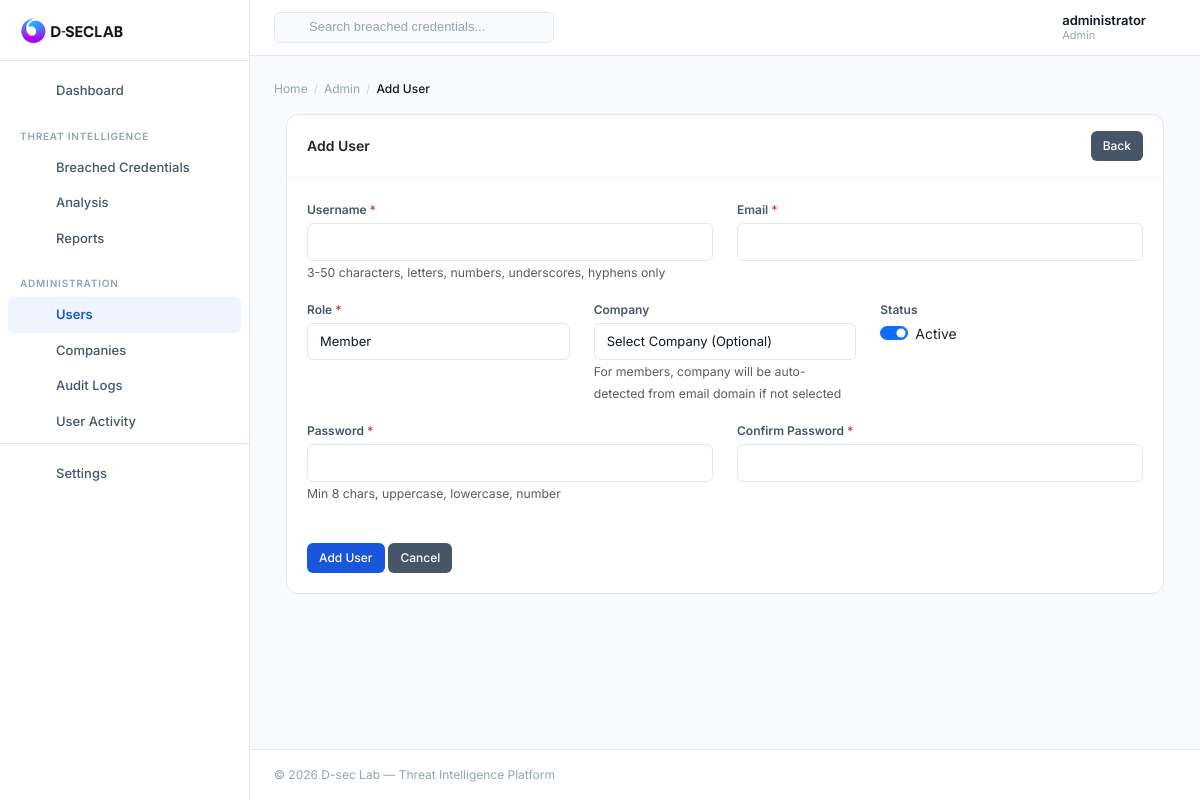
Page /admin/users/add (signed in) on the committed database.
### cuba/models.py (models this page shows, shortened)
class User(db.Model, UserMixin):
    id = db.Column(db.Integer, primary_key=True)
    username = db.Column(db.String(50), unique=True, nullable=False)
    email = db.Column(db.String(255), unique=True, nullable=False)
    password = db.Column(db.String(255), nullable=False)
    role = db.Column(db.String(20), default='member', nullable=False)
    isAdmin = db.Column(db.Boolean, default=False)
    company_id = db.Column(db.Integer, db.ForeignKey('company.id'), nullable=True)
    is_active = db.Column(db.Boolean, default=True)
    last_login = db.Column(db.DateTime, nullable=True)
    created_at = db.Column(db.DateTime, default=utcnow)
    updated_at = db.Column(db.DateTime, default=utcnow, onupdate=utcnow)
    @property
    def is_admin_user(self) -> bool:
        return self.role == 'admin' or self.isAdmin

### cuba/admin_routes.py (the view, shortened to what this page needs)
@admin_bp.route('/admin/users/add', methods=['GET', 'POST'])
@login_required
@admin_required
def add_user():
    companies = Company.query.order_by(Company.name).all()
    breadcrumb = {"parent": "Admin", "child": "Add User"}
    return render_template('admin/user_form.html', companies=companies, breadcrumb=breadcrumb)

### cuba/security.py (called while the page is built)
def admin_required(f):
    @wraps(f)
    def decorated_function(*args, **kwargs):
        if not current_user.is_authenticated:
            flash("Please login to access this page.", "warning")
            return redirect(url_for("auth.login"))
        if not current_user.is_admin_user:
            flash("Access denied. Admin privileges required.", "danger")
            return redirect(url_for("main.indexPage"))
        return f(*args, **kwargs)
    return decorated_function

### cuba/templates/admin/user_form.html (shortened to what this page needs)
{% extends "base.html" %}
{% block content %}
<div class="container-fluid">
  <div class="row">
    <div class="col-12">
      <div class="card">
        <div class="card-header">
          <h5>{% if user %}Edit{% else %}Add{% endif %} User</h5>
          <div class="card-header-right">
            <a href="{{ url_for('admin.user_management') }}" class="btn btn-secondary btn-sm">
               Back
            </a>
          </div>
        </div>
        <div class="card-body">
          <form method="POST" action="{% if user %}{{ url_for('admin.edit_user', user_id=user.id) }}{% else %}{{ url_for('admin.add_user') }}{% endif %}">
            <div class="row">
              <div class="col-md-6">
                <div class="mb-3">
                  <label class="form-label" for="username">Username <span class="text-danger">*</span></label>
                  <input class="form-control" id="username" name="username" type="text"
                         value="{{ user.username if user else '' }}" required
                         pattern="[a-zA-Z0-9_-]+" title="Only letters, numbers, underscores, and hyphens allowed" />
                  <small class="form-text text-muted">3-50 characters, letters, numbers, underscores, hyphens only</small>
                </div>
              </div>
              <div class="col-md-6">
                <div class="mb-3">
                  <label class="form-label" for="email">Email <span class="text-danger">*</span></label>
                  <input class="form-control" id="email" name="email" type="email"
                         value="{{ user.email if user else '' }}" required />
                </div>
              </div>
            </div>
            <div class="row">
              <div class="col-md-4">
                <div class="mb-3">
                  <label class="form-label" for="role">Role <span class="text-danger">*</span></label>
                  <select class="form-control" id="role" name="role" required>
                    <option value="member" {% if user and user.role == 'member' %}selected{% elif not user %}selected{% endif %}>Member</option>
                  </select>
                </div>
              </div>
              <div class="col-md-4">
                <div class="mb-3">
                  <label class="form-label" for="company_id">Company</label>
                  <select class="form-control" id="company_id" name="company_id">
                    <option value="">Select Company (Optional)</option>
                  </select>
                  <small class="form-text text-muted">For members, company will be auto-detected from email domain if not selected</small>
                </div>
              </div>
              <div class="col-md-4">
                <div class="mb-3">
                  <label class="form-label">Status</label>
                  <div class="form-check form-switch">
                    <input class="form-check-input" type="checkbox" id="is_active" name="is_active"
                           {% if not user or user.is_active %}checked{% endif %}>
                    <label class="form-check-label" for="is_active">Active</label>
                  </div>
                </div>
              </div>
            </div>
            {% if not user %}
            <div class="row">
              <div class="col-md-6">
                <div class="mb-3">
                  <label class="form-label" for="password">Password <span class="text-danger">*</span></label>
                  <input class="form-control" id="password" name="password" type="password" required />
                  <small class="form-text text-muted">Min 8 chars, uppercase, lowercase, number</small>
                </div>
              </div>
              <div class="col-md-6">
                <div class="mb-3">
                  <label class="form-label" for="confirm_password">Confirm Password <span class="text-danger">*</span></label>
                  <input class="form-control" id="confirm_password" name="confirm_password" type="password" required />
                </div>
              </div>
            </div>
            {% endif %}
            <div class="mt-4">
              <button class="btn btn-primary btn-sm" type="submit">{% if user %}Update{% else %}Add{% endif %} User</button>
              <a href="{{ url_for('admin.user_management') }}" class="btn btn-secondary btn-sm">Cancel</a>
            </div>
          </form>
        </div>
      </div>
    </div>
  </div>
</div>
{% endblock %}

### cuba/templates/layout/header.html (shortened to what this page needs)
<header class="dsec-header">
  <div class="dsec-header-left">
    <div class="dsec-header-search">
      <form action="{{ url_for('threat_intel.breached_creds_list') }}" method="get" style="margin:0;">
        <input type="text" name="search" placeholder="Search breached credentials..." autocomplete="off">
      </form>
    </div>
  </div>
  <div class="dsec-header-right">
    <button class="dsec-header-btn" id="theme-toggle" title="Toggle dark/light mode">
    </button>
    {% if current_user.is_authenticated %}
    <div style="position:relative;">
      <button class="dsec-header-btn" id="notif-toggle" title="Notifications">
      </button>
    </div>
    <div style="position:relative;">
      <div class="dsec-header-profile" id="profile-toggle">
        <div class="dsec-header-profile-info">
          <div class="dsec-header-profile-name">{{ current_user.username }}</div>
          <div class="dsec-header-profile-role">{{ 'Admin' if current_user.is_admin_user else 'Member' }}</div>
        </div>
        <i data-feather="chevron-down" style="width:14px;height:14px;color:var(--text-muted);"></i>
      </div>
    </div>
    {% else %}
    <a href="{{ url_for('auth.login') }}" class="btn btn-primary btn-sm">Sign In</a>
    {% endif %}
  </div>
</header>

### cuba/templates/layout/breadcrumb.html
{% if breadcrumb %}
<div style="display:flex;align-items:center;gap:6px;font-size:12px;color:var(--text-muted);margin-bottom:16px;">
  <a href="{{ url_for('main.indexPage') }}" style="color:var(--text-muted);text-decoration:none;">Home</a>
  {% if breadcrumb.parent %}
  <span style="opacity:0.4;">/</span>
  <span>{{ breadcrumb.parent }}</span>
  {% endif %}
  {% if breadcrumb.child %}
  <span style="opacity:0.4;">/</span>
  <span style="color:var(--text);font-weight:500;">{{ breadcrumb.child }}</span>
  {% endif %}
</div>
{% endif %}

### cuba/static/assets/css/custom-branding.css (style rules this page uses)
:root { --primary: #1a56db; --primary-hover: #1347b8; --primary-light: #eff4ff; --primary-50: rgba(26, 86, 219, 0.08); --text: #0f172a; --text-secondary: #475569; --text-muted: #94a3b8; --bg: #f8fafc; --bg-white: #ffffff; --border: #e2e8f0; --border-light: #f1f5f9; --success: #059669; --danger: #dc2626; --warning: #d97706; --info: #0284c7; --radius: 8px; --radius-sm: 6px; --radius-lg: 12px; --shadow-sm: 0 1px 2px rgba(0,0,0,0.04); --shadow: 0 1px 3px rgba(0,0,0,0.06), 0 1px 2px rgba(0,0,0,0.04); --sidebar-width: 250px; --header-height: 56px; --transition: all 0.15s ease; }
*, *::before, *::after { box-sizing: border-box; }
body { font-family: 'Inter', -apple-system, BlinkMacSystemFont, 'Segoe UI', sans-serif; background: var(--bg); color: var(--text); font-size: 14px; line-height: 1.5; -webkit-font-smoothing: antialiased; -moz-osx-font-smoothing: grayscale; margin: 0; padding: 0; overflow-x: hidden; }
.dsec-header { height: var(--header-height); background: var(--bg-white); border-bottom: 1px solid var(--border); display: flex; align-items: center; justify-content: space-between; padding: 0 24px; position: sticky; top: 0; z-index: 100; }
.dsec-header-left { display: flex; align-items: center; gap: 16px; }
.dsec-header-search { position: relative; }
.dsec-header-search input { background: var(--bg); border: 1px solid var(--border); border-radius: var(--radius-sm); padding: 7px 12px 7px 34px; font-size: 13px; width: 280px; outline: none; transition: var(--transition); color: var(--text); }
.dsec-header-search input::placeholder { color: var(--text-muted); }
.dsec-header-right { display: flex; align-items: center; gap: 8px; }
.dsec-header-btn { background: none; border: none; padding: 8px; border-radius: var(--radius-sm); color: var(--text-secondary); cursor: pointer; transition: var(--transition); display: flex; align-items: center; position: relative; }
.dsec-header-profile { display: flex; align-items: center; gap: 8px; padding: 4px 8px; border-radius: var(--radius-sm); cursor: pointer; transition: var(--transition); text-decoration: none; color: var(--text); margin-left: 8px; }
.dsec-header-profile-info { line-height: 1.2; }
.dsec-header-profile-name { font-size: 13px; font-weight: 600; }
.dsec-header-profile-role { font-size: 11px; color: var(--text-muted); }
.card { background: var(--bg-white); border: 1px solid var(--border); border-radius: var(--radius-lg); box-shadow: none; margin-bottom: 20px; }
.card-header { background: transparent; border-bottom: 1px solid var(--border-light); padding: 16px 20px; display: flex; align-items: center; justify-content: space-between; }
.card-header h5 { font-size: 14px; font-weight: 600; margin: 0; }
.card-body { padding: 20px; }
.card-header-right { display: flex; gap: 8px; }
.btn { font-family: 'Inter', sans-serif; font-weight: 500; font-size: 13px; border-radius: var(--radius-sm); padding: 8px 16px; transition: var(--transition); border: none; cursor: pointer; }
.btn-sm { padding: 6px 12px; font-size: 12px; }
.btn-primary { background: var(--primary); color: #fff; }
.btn-secondary { background: #475569; color: #fff; }
.form-control, .form-select { font-family: 'Inter', sans-serif; border: 1px solid var(--border); border-radius: var(--radius-sm); font-size: 13px; padding: 8px 12px; color: var(--text); background: var(--bg-white); transition: var(--transition); }
.form-label { font-size: 12px; font-weight: 600; color: var(--text-secondary); margin-bottom: 4px; }

### rows in the picture
User: username "administrator", role "Admin", parent "Admin"

### other values in the picture
{{ breadcrumb.child }} "Add User"
